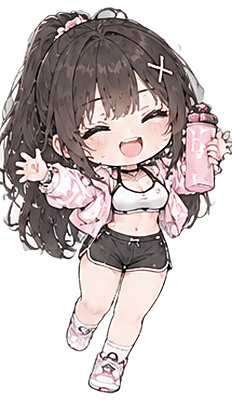
#> input picture app/assets/chloe/chibi.png, 232 x 400 px
$ python make_android_assets.py
#> lines starting #> are read from the running program, lines starting #| are printed output that depends on the picture
# -*- coding: utf-8 -*-
"""生成 Capacitor 需要的图标与启动图。"""
import os
from PIL import Image, ImageDraw, ImageFilter

ROOT = os.path.dirname(os.path.dirname(os.path.abspath(__file__)))
CHIBI = os.path.join(ROOT, "app", "assets", "chloe", "chibi.png")
PORTRAIT = os.path.join(ROOT, "app", "assets", "chloe", "portrait.png")
OUT = os.path.join(ROOT, "android", "assets")
os.makedirs(OUT, exist_ok=True)

PINK_TOP = (255, 186, 205)
PINK_BOTTOM = (222, 100, 134)


def gradient(size, top=PINK_TOP, bottom=PINK_BOTTOM, vertical=True):
    img = Image.new("RGB", size, top)
    d = ImageDraw.Draw(img)
    w, h = size
    for y in range(h):
        t = (y / max(1, h - 1)) ** 0.9
        c = tuple(int(top[i] + (bottom[i] - top[i]) * t) for i in range(3))
        d.line([(0, y), (w, y)], fill=c)
    return img


def place_person(canvas, person, height_ratio, bottom_margin_ratio=0.06):
    w, h = canvas.size
    target_h = int(h * height_ratio)
    scale = target_h / person.height
    p = person.resize((max(1, int(person.width * scale)), target_h), Image.LANCZOS)
    x = (w - p.width) // 2
    y = h - target_h - int(h * bottom_margin_ratio)
    # 柔和落地阴影
    shadow = Image.new("RGBA", canvas.size, (0, 0, 0, 0))
    ImageDraw.Draw(shadow).ellipse(
        [x + p.width * 0.20, y + target_h - h * 0.05,
         x + p.width * 0.80, y + target_h + h * 0.035],
        fill=(140, 55, 85, 95))
    shadow = shadow.filter(ImageFilter.GaussianBlur(max(2, h * 0.02)))
    canvas = Image.alpha_composite(canvas.convert("RGBA"), shadow)
    canvas.alpha_composite(p, (x, y))
    return canvas


chibi = Image.open(CHIBI).convert("RGBA")
#> chibi is the input picture: PIL image 232x400 RGBA; mean R, G, B, A 92, 82.1, 81.5, 143.3
portrait = Image.open(PORTRAIT).convert("RGBA")
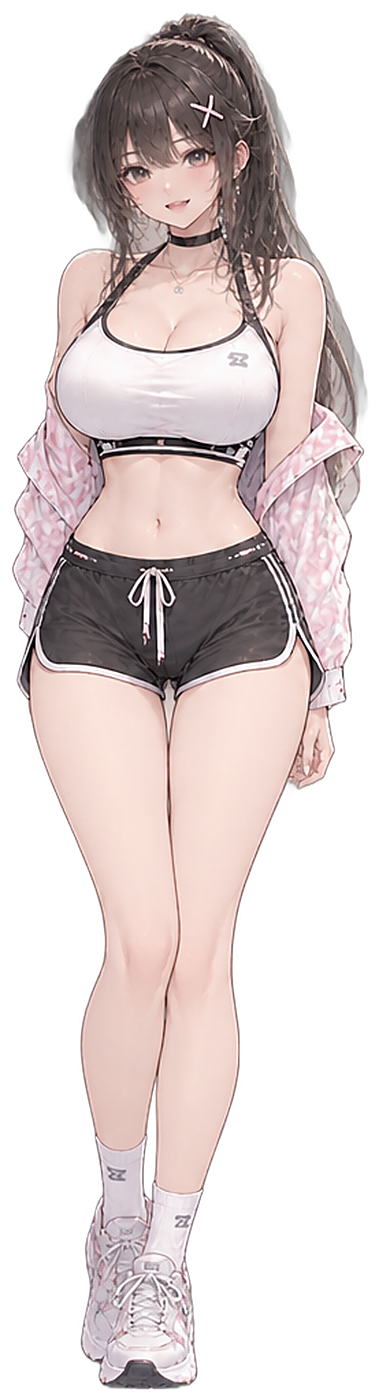
#> input picture app/assets/chloe/portrait.png, 379 x 1400 px
#> portrait is the input picture: PIL image 379x1400 RGBA; mean R, G, B, A 105.3, 93.9, 92.8, 136.6

# 图标：1024x1024，粉底 + Q 版
icon = place_person(gradient((1024, 1024)), chibi, 0.78, 0.07)
#> in gradient, `img = Image.new("RGB", size, top)`:
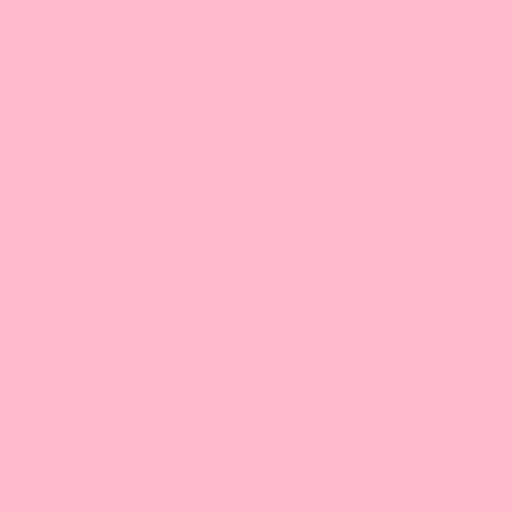
#> img: PIL image 1024x1024 RGB (shown at 1/2 size); mean R, G, B 255, 186, 205
#> in place_person, `w, h = canvas.size`: w = 1024
#> in place_person, `target_h = int(h * height_ratio)`: target_h = 798
#> in place_person, `scale = target_h / person.height`: scale = 2
#> in place_person, `p = person.resize((max(1, int(person.width * scale)), target_h), Image..`:
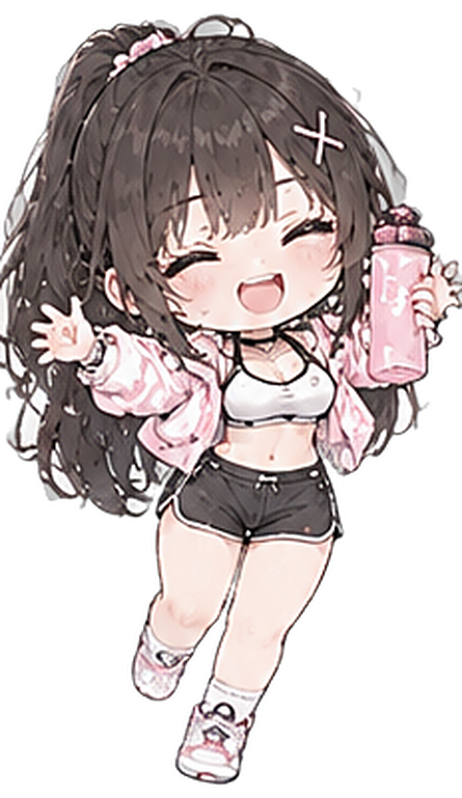
#> p: PIL image 462x798 RGBA; mean R, G, B, A 91.3, 81.5, 80.9, 143.3; transparent parts drawn white
#> in place_person, `x = (w - p.width) // 2`: x = 281
#> in place_person, `y = h - target_h - int(h * bottom_margin_ratio)`: y = 155
#> in place_person, `shadow = Image.new("RGBA", canvas.size, (0, 0, 0, 0))`: shadow: PIL image 1024x1024 RGBA; every value is 0
#> in place_person, `canvas.alpha_composite(p, (x, y))`:
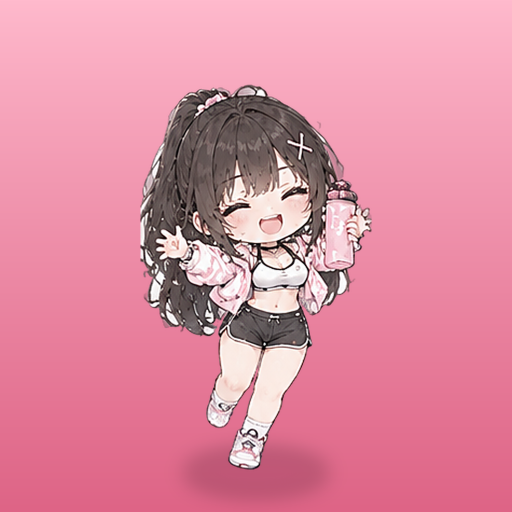
#> canvas: PIL image 1024x1024 RGBA (shown at 1/2 size); mean R, G, B, A 220.8, 139.8, 161.1, 255
icon.convert("RGB").save(os.path.join(OUT, "icon.png"))

# 自适应图标的前景/背景（安卓会自己做圆形/方形裁切）
fg = Image.new("RGBA", (1024, 1024), (0, 0, 0, 0))
fg = place_person(fg, chibi, 0.52, 0.24)          # 安全区留大一点
#> call 2 of place_person, with height_ratio = 0.52, bottom_margin_ratio = 0.24
#> in place_person (call 2), `p = person.resize((max(1, int(person.width * scale)), target_h), Image..`:
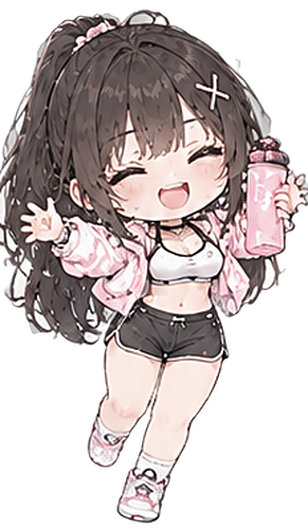
#> p: PIL image 308x532 RGBA; mean R, G, B, A 91.3, 81.5, 80.9, 143.3; transparent parts drawn white
#> in place_person (call 2), `ImageDraw.Draw(shadow).ellipse( [x + p.width * 0.20, y + target_h - h ..`:
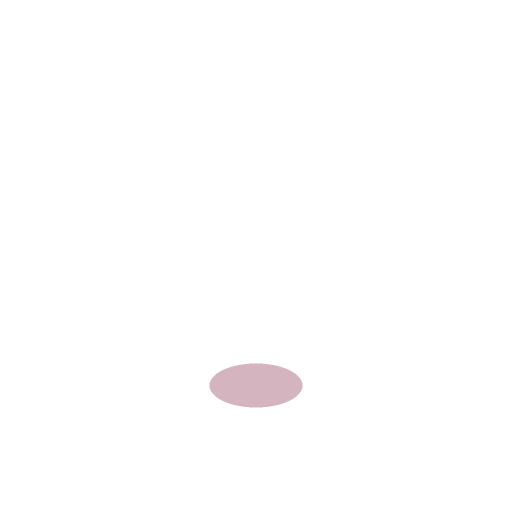
#> shadow: PIL image 1024x1024 RGBA (shown at 1/2 size); mean R, G, B, A 1.7, 0.7, 1, 1.2; transparent parts drawn white
fg.save(os.path.join(OUT, "icon-foreground.png"))
gradient((1024, 1024)).convert("RGB").save(os.path.join(OUT, "icon-background.png"))

# 启动图：2732x2732（安卓会按比例裁），中间放立绘
splash = gradient((2732, 2732), (255, 244, 247), PINK_TOP)
splash = place_person(splash, portrait, 0.46, 0.27)
#> call 3 of place_person, with height_ratio = 0.46, bottom_margin_ratio = 0.27
#> in place_person (call 3), `shadow = Image.new("RGBA", canvas.size, (0, 0, 0, 0))`: shadow: PIL image 2732x2732 RGBA; every value is 0
#> in place_person (call 3), `canvas.alpha_composite(p, (x, y))`:
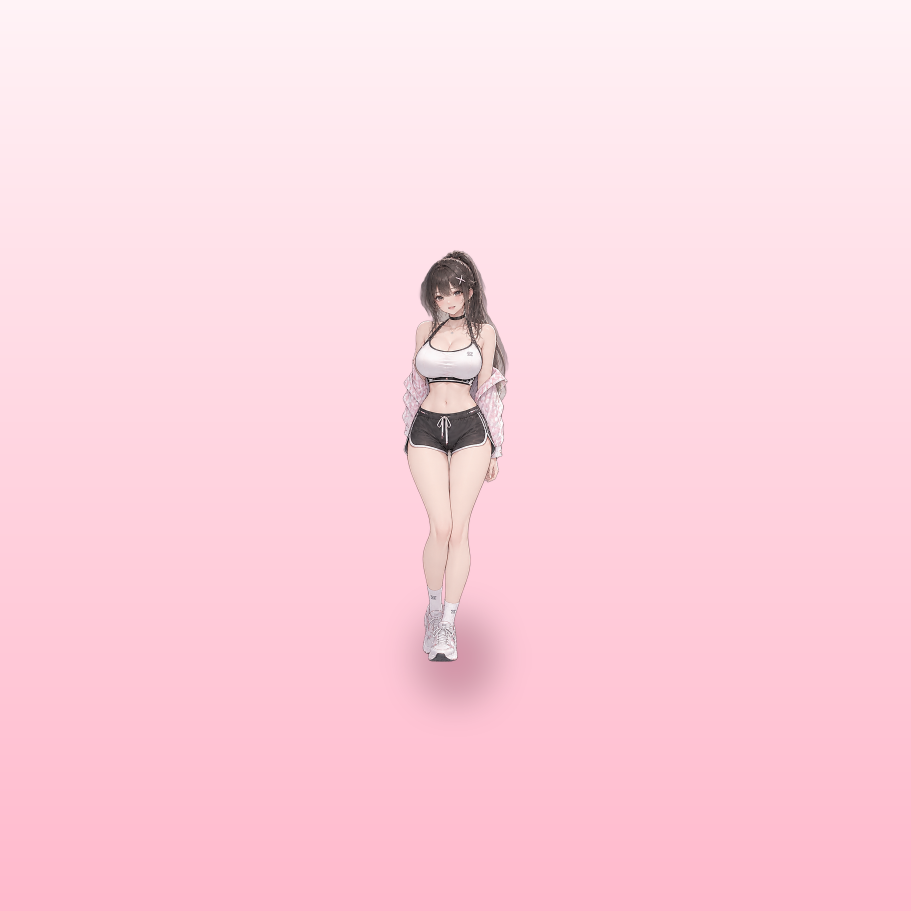
#> canvas: PIL image 2732x2732 RGBA (shown at 1/3 size); mean R, G, B, A 252.8, 211.4, 222.4, 255
splash = place_person(splash, chibi, 0.0, 0.0) if False else splash
splash.convert("RGB").save(os.path.join(OUT, "splash.png"))
splash.convert("RGB").save(os.path.join(OUT, "splash-dark.png"))

for f in sorted(os.listdir(OUT)):
    p = os.path.join(OUT, f)
    im = Image.open(p)
    print(f"{f:28s} {im.size}  {os.path.getsize(p)//1024} KB")
